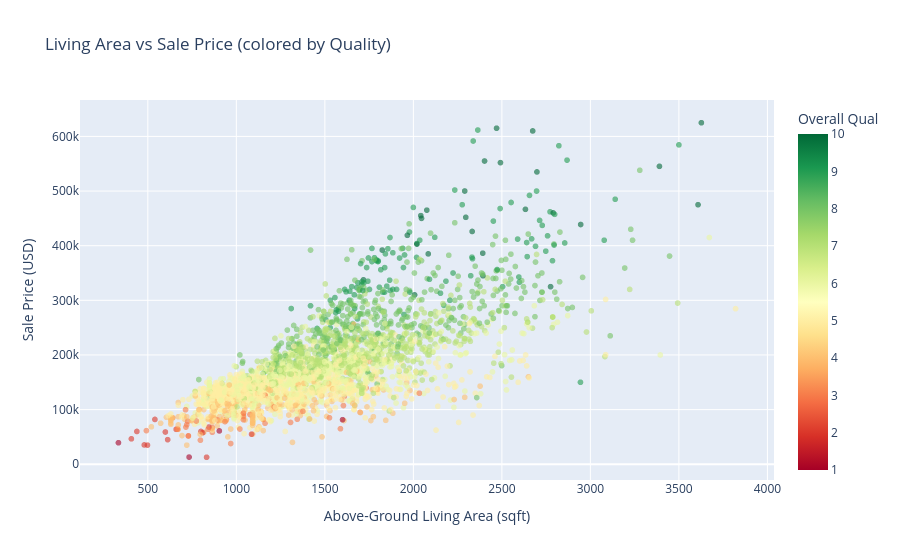

The cell this chart's notebook holds for it:
### Markdown cell above
### 5. Area vs Price Scatter

### Code cell
fig = px.scatter(
    df, x="Gr Liv Area", y="SalePrice",
    color="Overall Qual",
    title="Living Area vs Sale Price (colored by Quality)",
    labels={
        "Gr Liv Area": "Above-Ground Living Area (sqft)",
        "SalePrice": "Sale Price (USD)"
    },
    opacity=0.6,
    color_continuous_scale="RdYlGn"
)
fig.show()

### Figure 1 — Plotly figure (JSON) as saved in the notebook; plotly's stock layout.template omitted (floating-point values rounded to 4 significant figures; data arrays with more than 128 entries replaced by an {"elided": "..."} marker saying what was removed)
{"data": [{"hovertemplate": "Above-Ground Living Area (sqft)=%{x}<br>Sale Price (USD)=%{y}<br>Overall Qual=%{marker.color}<extra></extra>", "legendgroup": "", "marker": {"color": {"elided": "2925 int values"}, "coloraxis": "coloraxis", "opacity": 0.6, "symbol": "circle"}, "mode": "markers", "name": "", "showlegend": false, "type": "scattergl", "x": {"elided": "2925 int values"}, "xaxis": "x", "y": {"elided": "2925 int values"}, "yaxis": "y"}], "layout": {"coloraxis": {"colorbar": {"title": {"text": "Overall Qual"}}, "colorscale": [[0, "rgb(165,0,38)"], [0.1, "rgb(215,48,39)"], [0.2, "rgb(244,109,67)"], [0.3, "rgb(253,174,97)"], [0.4, "rgb(254,224,139)"], [0.5, "rgb(255,255,191)"], [0.6, "rgb(217,239,139)"], [0.7, "rgb(166,217,106)"], [0.8, "rgb(102,189,99)"], [0.9, "rgb(26,152,80)"], [1, "rgb(0,104,55)"]]}, "legend": {"tracegroupgap": 0}, "title": {"text": "Living Area vs Sale Price (colored by Quality)"}, "xaxis": {"anchor": "y", "domain": [0, 1], "title": {"text": "Above-Ground Living Area (sqft)"}}, "yaxis": {"anchor": "x", "domain": [0, 1], "title": {"text": "Sale Price (USD)"}}}}
